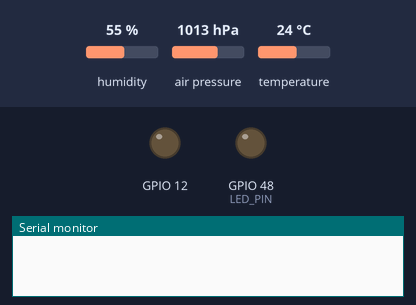
A sketch run on a simulated ESP32-S3. Shown: output pins drawn as LEDs (lit = HIGH), the last lines printed to the serial monitor. The test bench sets the inputs (shaded band); at power-on: humidity 55 %, air pressure 1013 hPa, temperature 24 °C. The local clock reads 2024-03-15 10:24:30 at power-on unless the sketch sets it; pins used as bus, display or sensor lines are not drawn. At 1.8 s the program puts the board to deep sleep or switches it off; the recording ends there.

Above: at 0.0 s.
At 1.59 s:
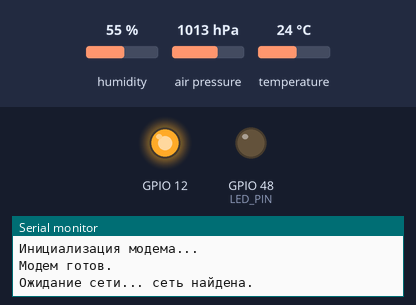
Timing chart, 0 to 1.8 s (numbered marks = the images above):
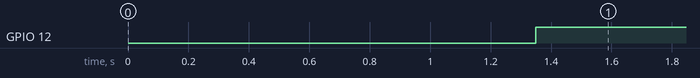

The sketch:

sms_bme_clk.ino
```cpp
// --- НАСТРОЙКИ ПОЛЬЗОВАТЕЛЯ ---
// Номер телефона для отправки SMS в международном формате
#define SMS_TARGET "+79055191010"

#define SLEEP_DURATION_SECONDS 20 // Время сна в секундах (1 минута)

// --- ПИНЫ ---
#define LED_PIN LED_BUILTIN
#define MODEM_RST_PIN 5
// --- ПРАВИЛЬНЫЕ ПИНЫ ДЛЯ ВАШЕЙ ESP32-S3 ---
#define MODEM_RX_PIN 15 // Подключается к TXD на SIM800
#define MODEM_TX_PIN 16 // Подключается к RXD на SIM800

// --- БИБЛИОТЕКИ ---
#define TINY_GSM_MODEM_SIM800
#include <TinyGsmClient.h>
#include <Wire.h>
#include "RTClib.h"
#include <Adafruit_Sensor.h>
#include <Adafruit_BME280.h>

// --- ОБЪЕКТЫ И ПЕРЕМЕННЫЕ ---
RTC_DS3231 rtc;
Adafruit_BME280 bme;

// Используем UART-порт №1 (так как на пинах написано RX1/TX1)
HardwareSerial SerialGSM(1);
TinyGsm modem(SerialGSM);

// Функция для мигания светодиодом
void indicateWakeUp() {
  pinMode(LED_PIN, OUTPUT);

  delay(350);
  digitalWrite(LED_PIN, LOW);
}

void setup() {
  Serial.begin(9600);
  delay(1000);

  indicateWakeUp();

  pinMode(12, OUTPUT);
  digitalWrite(12, HIGH);


  Serial.println("\nПроснулся!");

  // --- 1. Инициализация датчиков ---
  Wire.begin();
  if (!rtc.begin()) {
    Serial.println("Ошибка: не найден RTC DS3231!");
    goToSleep();
  }
  if (!bme.begin(0x76)) {
    Serial.println("Ошибка: не найден датчик BME280!");
    goToSleep();
  }

  // =========================================================================
  // Раскомментируйте для первой прошивки, чтобы установить время
  // rtc.adjust(DateTime(F(__DATE__), F(__TIME__)));
  // =========================================================================

  // --- 2. Считываем данные ---
  DateTime now = rtc.now();
  char timestamp[20];
  sprintf(timestamp, "%02d.%02d.%04d %02d:%02d", now.day(), now.month(), now.year(), now.hour(), now.minute());

  float temperature = bme.readTemperature();
  float humidity = bme.readHumidity();
  float pressure = bme.readPressure() / 100.0F;

  Serial.println("--- Данные для отправки ---");
  Serial.print("Время: "); Serial.println(timestamp);
  Serial.print("Температура: "); Serial.println(temperature);
  Serial.print("Влажность: "); Serial.println(humidity);
  Serial.print("Давление: "); Serial.println(pressure);
  Serial.println("---------------------------");

  // --- 3. Инициализация модема и отправка SMS ---
  pinMode(MODEM_RST_PIN, OUTPUT);
  digitalWrite(MODEM_RST_PIN, HIGH);
  // --- ИНИЦИАЛИЗИРУЕМ UART С УКАЗАНИЕМ ПИНОВ ---
  SerialGSM.begin(9600, SERIAL_8N1, MODEM_RX_PIN, MODEM_TX_PIN);

  Serial.println("Инициализация модема...");
  if (!modem.restart()) {
    Serial.println("Не удалось перезагрузить модем!");
    goToSleep();
  }
  Serial.println("Модем готов.");

  Serial.print("Ожидание сети...");
  if (!modem.waitForNetwork()) {
    Serial.println(" сеть не найдена.");
    goToSleep();
  }
  Serial.println(" сеть найдена.");

  // Формируем текст SMS-сообщения
  String smsMessage = "";
  smsMessage += String(timestamp) + ",";
  smsMessage += String(temperature, 1) + ",";
  smsMessage += String(humidity, 1) + ",";
  smsMessage += String(pressure, 1);

  Serial.println("Текст сообщения:");
  Serial.println(smsMessage);

  Serial.print("Отправка SMS на номер ");
  Serial.println(SMS_TARGET);

  bool success = modem.sendSMS(SMS_TARGET, smsMessage);

  if (success) {
    Serial.println("SMS успешно отправлено!");
  } else {
    Serial.println("Не удалось отправить SMS.");
  }

  // --- 4. Уходим в сон ---
  goToSleep();
}

void goToSleep() {
  Serial.print("Ухожу в сон на ");
  Serial.print(SLEEP_DURATION_SECONDS);
  Serial.println(" секунд...");
  Serial.flush();
  esp_sleep_enable_timer_wakeup(SLEEP_DURATION_SECONDS * 1000000);
  esp_deep_sleep_start();
}

void loop() {
  // Не используется
}


// // --- НАСТРОЙКИ ПОЛЬЗОВАТЕЛЯ ---
// // Номер телефона для отправки SMS в международном формате
// #define SMS_TARGET "+79055191010"

// #define SLEEP_DURATION_SECONDS 60 // Время сна в секундах (1 минута)

// // --- ПИНЫ ---
// #define LED_PIN LED_BUILTIN
// #define MODEM_RST_PIN 5

// // --- БИБЛИОТЕКИ ---
// #define TINY_GSM_MODEM_SIM800
// #include <TinyGsmClient.h> // Оставляем, т.к. TinyGsm.h зависит от него
// #include <Wire.h>
// #include "RTClib.h"
// #include <Adafruit_Sensor.h>
// #include <Adafruit_BME280.h>

// // --- ОБЪЕКТЫ И ПЕРЕМЕННЫЕ ---
// RTC_DS3231 rtc;
// Adafruit_BME280 bme;

// HardwareSerial SerialGSM(2); // UART для модема (GPIO 16, 17)
// TinyGsm modem(SerialGSM);

// // Функция для мигания светодиодом
// void indicateWakeUp() {
//   pinMode(LED_PIN, OUTPUT);
//   digitalWrite(LED_PIN, HIGH);
//   delay(150);
//   digitalWrite(LED_PIN, LOW);
// }

// void setup() {
//   Serial.begin(115200);
//   delay(1000);

//   indicateWakeUp();
//   Serial.println("\nПроснулся!");

//   // --- 1. Инициализация датчиков ---
//   Wire.begin();
//   if (!rtc.begin()) {
//     Serial.println("Ошибка: не найден RTC DS3231!");
//     goToSleep();
//   }
//   if (!bme.begin(0x76)) {
//     Serial.println("Ошибка: не найден датчик BME280!");
//     goToSleep();
//   }

//   // =========================================================================
//   // Раскомментируйте для первой прошивки, чтобы установить время
//   // rtc.adjust(DateTime(F(__DATE__), F(__TIME__)));
//   // =========================================================================

//   // --- 2. Считываем данные ---
//   DateTime now = rtc.now();
//   char timestamp[20];
//   sprintf(timestamp, "%02d.%02d.%04d %02d:%02d", now.day(), now.month(), now.year(), now.hour(), now.minute());

//   float temperature = bme.readTemperature();
//   float humidity = bme.readHumidity();
//   float pressure = bme.readPressure() / 100.0F;

//   Serial.println("--- Данные для отправки ---");
//   Serial.print("Время: "); Serial.println(timestamp);
//   Serial.print("Температура: "); Serial.println(temperature);
//   Serial.print("Влажность: "); Serial.println(humidity);
//   Serial.print("Давление: "); Serial.println(pressure);
//   Serial.println("---------------------------");

//   // --- 3. Инициализация модема и отправка SMS ---
//   pinMode(MODEM_RST_PIN, OUTPUT);
//   digitalWrite(MODEM_RST_PIN, HIGH);
//   SerialGSM.begin(9600);

//   Serial.println("Инициализация модема...");
//   if (!modem.restart()) {
//     Serial.println("Не удалось перезагрузить модем!");
//     goToSleep();
//   }
//   Serial.println("Модем готов.");

//   Serial.print("Ожидание сети...");
//   if (!modem.waitForNetwork()) {
//     Serial.println(" сеть не найдена.");
//     goToSleep();
//   }
//   Serial.println(" сеть найдена.");

//   // Формируем текст SMS-сообщения
//   String smsMessage = "Датчик:\n";
//   smsMessage += String(timestamp) + ",";
//   smsMessage += "T: " + String(temperature, 1) + " C,"; // 1 знак после запятой
//   smsMessage += "H: " + String(humidity, 1) + " %,";
//   smsMessage += "P: " + String(pressure, 1) + " hPa";

//   Serial.println("Текст сообщения:");
//   Serial.println(smsMessage);

//   Serial.print("Отправка SMS на номер ");
//   Serial.println(SMS_TARGET);

//   // Отправляем SMS
//   bool success = modem.sendSMS(SMS_TARGET, smsMessage);

//   if (success) {
//     Serial.println("SMS успешно отправлено!");
//   } else {
//     Serial.println("Не удалось отправить SMS.");
//   }

//   // --- 4. Уходим в сон ---
//   goToSleep();
// }

// void goToSleep() {
//   Serial.print("Ухожу в сон на ");
//   Serial.print(SLEEP_DURATION_SECONDS);
//   Serial.println(" секунд...");
//   Serial.flush();
//   esp_sleep_enable_timer_wakeup(SLEEP_DURATION_SECONDS * 1000000);
//   esp_deep_sleep_start();
// }

// void loop() {
//   // Не используется
// }
```

Measured:
- by itself, GPIO 12: LOW → HIGH at 1.4 s
